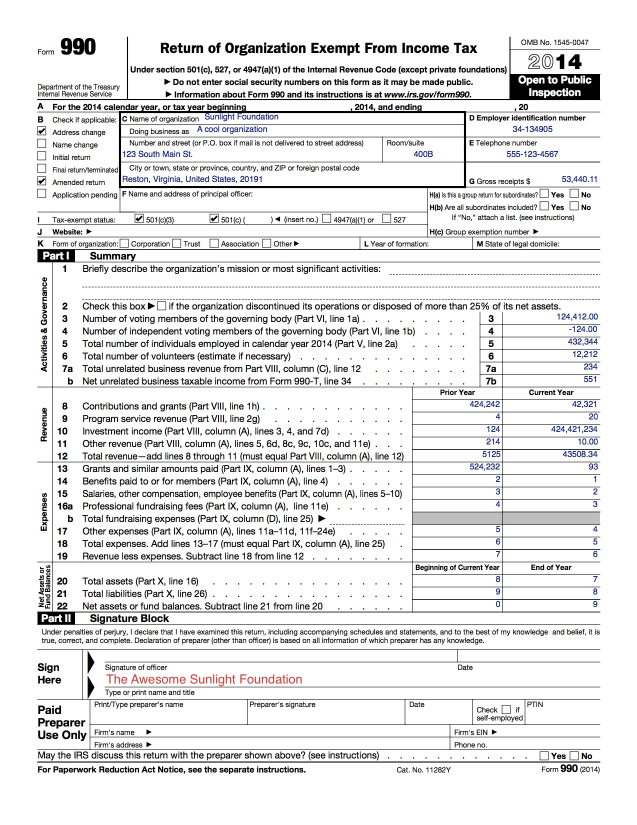
#> input picture f990_a.jpg, 1274 x 1649 px (shown at 1/2 size)
$ python formscraper.py   (older library calls are emulated)
#> lines starting #> are read from the running program, lines starting #| are printed output that depends on the picture; after the words box and inside, x2 and y2 are one past the last pixel; in counts of white or black regions, pixels touching at a corner belong together
# @author github.com/pyinthesky
#
# running requirements (OSX)
# brew install tesseract
# python 3.4
# pip install pytesseract
# blanon@sunlightfoundation.org

import pprint
import re
import PIL
from PIL import Image
import pytesseract
import numpy as np
from scipy import misc

class Form990():
    """Uses image masks to perform OCR on the IRS Tax Form 990"""
    def __init__(self, image_path):
        self.image_path         = image_path
        self.tax_status         =   {
                                        "I0":"501(c)(3)",
                                        "I1":"501(c)(%s)",
                                        "I2":"4947(a)(1)",
                                        "I3":"527",
                                    }
        self.bounding_box_dict  =   {
            #                                 key: ( w-start, h-start, w-end, h-end )
            "form_omb":                                 (1025,   75, 1180,   90),
            "form_year":                                (1108,  100, 1170,  140),
            "box_a_tax_year":                           ( 100,  200, 1200,  221),
            "checkbox_b_address_change":                (  76,  253,   90,  267),
            "checkbox_b_name_change":                   (  76,  279,   90,  292),
            "checkbox_b_initial_return":                (  76,  303,   90,  319),
            "checkbox_b_final_return":                  (  76,  329,   90,  342),
            "checkbox_b_ammended_return":               (  76,  354,   90,  367),
            "checkbox_b_application_pending":           (  76,  379,   90,  392),
            "box_c_name_of_organization":               ( 400,  227,  927,  246),
            "box_c_doing_business_as":                  ( 380,  250,  927,  271),
            "box_c_address_street":                     ( 242,  294,  762,  320),
            "box_c_address_room_suite":                 ( 766,  294,  927,  321),
            "box_c_address_city_town_zip_postal_code":  ( 242,  344,  927,  370),
            "box_d_employer_identification_number_ein": ( 933,  244, 1200,  272),
            "box_e_telephone_number":                   ( 933,  291, 1200,  320),
            "box_g_gross_receipts":                     (1062,  325, 1200,  371),

            "checkbox_i_501c3":                         ( 270,  429,  284,  443),
            "checkbox_i_501cX":                         ( 420,  429,  434,  443),
            "checkbox_i_4947":                          ( 646,  429,  659,  443),
            "checkbox_i_527":                           ( 766,  429,  779,  443),


            "part1_box3":                               (1010,  625, 1200,  647),
            "part1_box4":                               (1010,  650, 1200,  672),
            "part1_box5":                               (1010,  675, 1200,  697),
            "part1_box6":                               (1010,  700, 1200,  722),
            "part1_box7a":                              (1010,  725, 1200,  747),
            "part1_box7b":                              (1010,  750, 1200,  772),

            "part1_box8_current_year":                  (1010,  800, 1200,  822),
            "part1_box9_current_year":                  (1010,  825, 1200,  847),
            "part1_box10_current_year":                 (1010,  850, 1200,  872),
            "part1_box11_current_year":                 (1010,  875, 1200,  897),
            "part1_box12_current_year":                 (1010,  900, 1200,  922),
            "part1_box13_current_year":                 (1010,  925, 1200,  942),
            "part1_box14_current_year":                 (1010,  950, 1200,  972),
            "part1_box15_current_year":                 (1010,  975, 1200,  997),
            "part1_box16a_current_year":                (1010, 1000, 1200, 1022),
            "part1_box16b_current_year":                (1010, 1025, 1200, 1047),
            "part1_box17_current_year":                 (1010, 1050, 1200, 1072),
            "part1_box18_current_year":                 (1010, 1075, 1200, 1097),
            "part1_box19_current_year":                 (1010, 1100, 1200, 1122),
            "part1_box20_current_year":                 (1010, 1150, 1200, 1172),
            "part1_box21_current_year":                 (1010, 1175, 1200, 1197),
            "part1_box22_current_year":                 (1010, 1200, 1200, 1222),

            "part1_box8_prior_year":                    ( 825,  800, 1000,  822),
            "part1_box9_prior_year":                    ( 825,  825, 1000,  847),
            "part1_box10_prior_year":                   ( 825,  850, 1000,  872),
            "part1_box11_prior_year":                   ( 825,  875, 1000,  897),
            "part1_box12_prior_year":                   ( 825,  900, 1000,  922),
            "part1_box13_prior_year":                   ( 825,  925, 1000,  942),
            "part1_box14_prior_year":                   ( 825,  950, 1000,  972),
            "part1_box15_prior_year":                   ( 825,  975, 1000,  997),
            "part1_box16a_prior_year":                  ( 825, 1000, 1000, 1022),
            "part1_box16b_prior_year":                  ( 825, 1025, 1000, 1047),
            "part1_box17_prior_year":                   ( 825, 1050, 1000, 1072),
            "part1_box18_prior_year":                   ( 825, 1075, 1000, 1097),
            "part1_box19_prior_year":                   ( 825, 1100, 1000, 1122),
            "part1_box20_prior_year":                   ( 825, 1150, 1000, 1172),
            "part1_box21_prior_year":                   ( 825, 1175, 1000, 1197),
            "part1_box22_prior_year":                   ( 825, 1200, 1000, 1222),
            "part2_printed_signature":                  ( 200, 1343, 1200, 1371),
        }

        self.component_contents_dict = dict(zip(self.bounding_box_dict.keys(), len(self.bounding_box_dict) * [""]))

    def parse(self):
        """runs each mask(crop) across the image file to improve OCR functionality"""
        image = Image.open(self.image_path)
#> image is the input picture: PIL image 1274x1649 RGB; mean R, G, B 230.5, 230.4, 230.7
        for form_field, bounding_box in self.bounding_box_dict.items():
            # the crops are scaled up and the contrast maxed out in order to enhance character
            # features and increase OCR success
            x1, y1, x2, y2  = bounding_box
            xx              = (x2-x1) << 2
            yy              = (y2-y1) << 2
            the_crop        = image.crop(bounding_box)
            the_crop        = the_crop.resize((xx,yy),PIL.Image.LANCZOS)
            area            = (xx * yy)
            gray            = the_crop.convert('L')
            bw              = np.asarray(gray).copy()
            bw[bw  < 200]   = 0
            bw[bw >= 200]   = 255
            the_crop        = misc.toimage(bw)

            # use this to check out a particular mask
            #if "box_c_address_city_town_zip_postal_code" is form_field:
            #    the_crop.show()

            if "checkbox" in form_field:
                # a box is considered checked if 10% or more of it's area is black
                checked = np.sum(bw) >= (0.1 * area)
                self.component_contents_dict[form_field] = checked
            else:
                self.component_contents_dict[form_field] = self.clean_text(pytesseract.image_to_string(the_crop))
#> this loop made 1 pass
#> pass 1, in parse, `the_crop        = the_crop.resize((xx,yy),PIL.Image.LANCZOS)`:
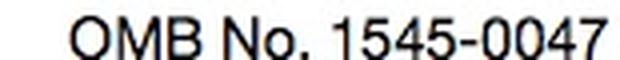
#> the_crop: PIL image 620x60 RGB; mean R, G, B 201.7, 201.6, 201.8
#> pass 1, in parse, `gray            = the_crop.convert('L')`:
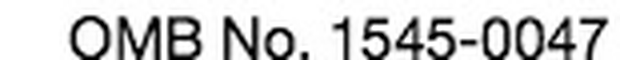
#> gray: PIL image 620x60 L; min 0, max 255, mean 201.7
#> pass 1, in parse, `the_crop        = misc.toimage(bw)`:
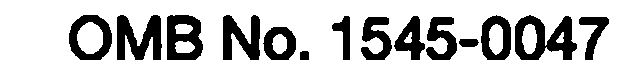
#> the_crop: PIL image 620x60 L; 70.9% white; 14 black regions, largest, box (x1, y1, x2, y2) and area: (515, 15, 577, 60) 1514, (117, 15, 162, 60) 1292, (167, 15, 203, 60) 1129
#> after the loop, self.component_contents_dict = 60 items
        print([self.component_contents_dict['box_c_address_city_town_zip_postal_code']])

    def clean_text(self, st):
        """character cleanup for common/repeatable OCR problems"""
        st = re.sub('‘!', '1', st)
        st = re.sub(r'(\d) (\d)', r'\1\2', st)
        st = re.sub(r'\n|\r',' ', st)
        return st

    def __repr__(self):
        """returns the pretty formatted version of the image data contents"""
        return pprint.pformat(self.component_contents_dict)

    @classmethod
    def edges(cls):
        from scipy import ndimage, misc
        import numpy as np
        from skimage import feature
        col = Image.open("f990.jpg")
        gray = col.convert('L')

        # Let numpy do the heavy lifting for converting pixels to pure black or white
        bw = np.asarray(gray).copy()

        # Pixel range is 0...255, 256/2 = 128
        bw[bw < 245]  = 0    # Black
        bw[bw >= 245] = 255 # White
        bw[bw == 0] = 254
        bw[bw == 255] = 0
        im = bw
        im = ndimage.gaussian_filter(im, 1)
        edges2 = feature.canny(im, sigma=2)
        labels, numobjects =ndimage.label(im)
        slices = ndimage.find_objects(labels)
        print('\n'.join(map(str, slices)))
        misc.imsave('f990_sob.jpg', im)
        return

        #im = misc.imread('f990.jpg')
        #im = ndimage.gaussian_filter(im, 8)
        sx = ndimage.sobel(im, axis=0, mode='constant')
        sy = ndimage.sobel(im, axis=1, mode='constant')
        sob = np.hypot(sx, sy)
        misc.imsave('f990_sob.jpg', edges2)

if __name__ == "__main__":
    f = Form990('f990_a.jpg')
    f.parse()
#> (the call stopped at in parse, `self.component_contents_dict[form_field] = self.clean_text(pytesseract..`: pytesseract is not available in this run)
    print(f)
